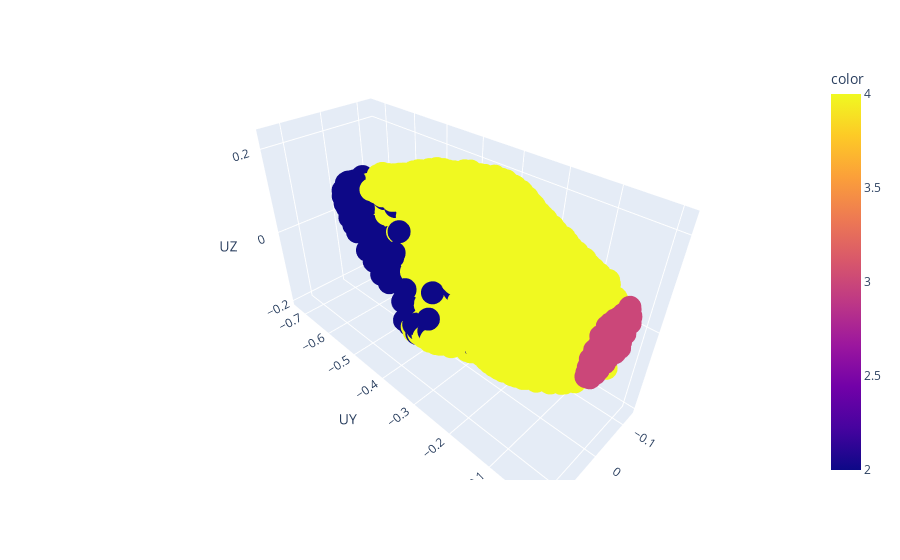

Notebook source saved alongside this figure:
### Code cell
px.scatter_3d(final_data,x="UX",y="UY",z="UZ",color=color_aux)

### Figure 1 — Plotly figure (JSON) as saved in the notebook; plotly's stock layout.template omitted (floating-point values rounded to 4 significant figures; data arrays with more than 128 entries replaced by an {"elided": "..."} marker saying what was removed)
{"data": [{"hovertemplate": "UX=%{x}<br>UY=%{y}<br>UZ=%{z}<br>color=%{marker.color}<extra></extra>", "legendgroup": "", "marker": {"color": {"elided": "4151 int values"}, "coloraxis": "coloraxis", "symbol": "circle"}, "mode": "markers", "name": "", "scene": "scene", "showlegend": false, "type": "scatter3d", "x": {"elided": "4151 float values"}, "y": {"elided": "4151 float values"}, "z": {"elided": "4151 float values"}}], "layout": {"coloraxis": {"colorbar": {"title": {"text": "color"}}, "colorscale": [[0, "#0d0887"], [0.1111, "#46039f"], [0.2222, "#7201a8"], [0.3333, "#9c179e"], [0.4444, "#bd3786"], [0.5556, "#d8576b"], [0.6667, "#ed7953"], [0.7778, "#fb9f3a"], [0.8889, "#fdca26"], [1, "#f0f921"]]}, "legend": {"tracegroupgap": 0}, "margin": {"t": 60}, "scene": {"domain": {"x": [0, 1], "y": [0, 1]}, "xaxis": {"title": {"text": "UX"}}, "yaxis": {"title": {"text": "UY"}}, "zaxis": {"title": {"text": "UZ"}}}}}
